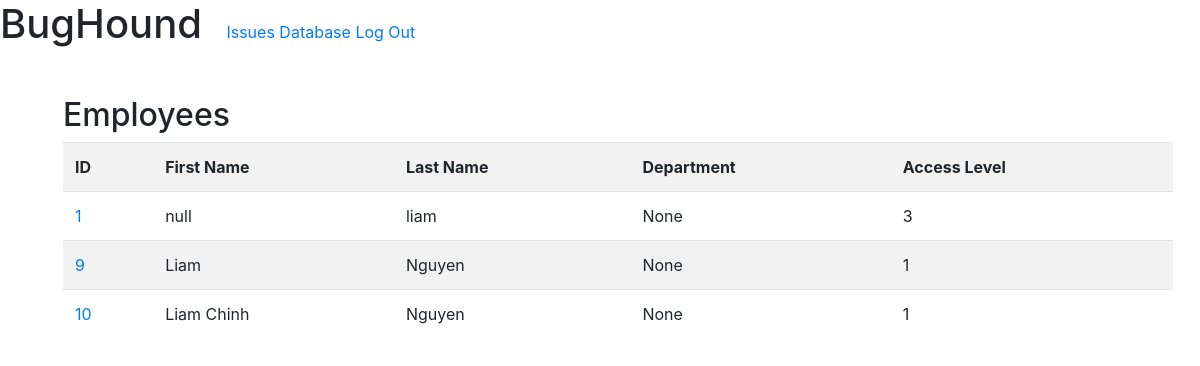
/employees/, run on an earlier commit of the app's database.
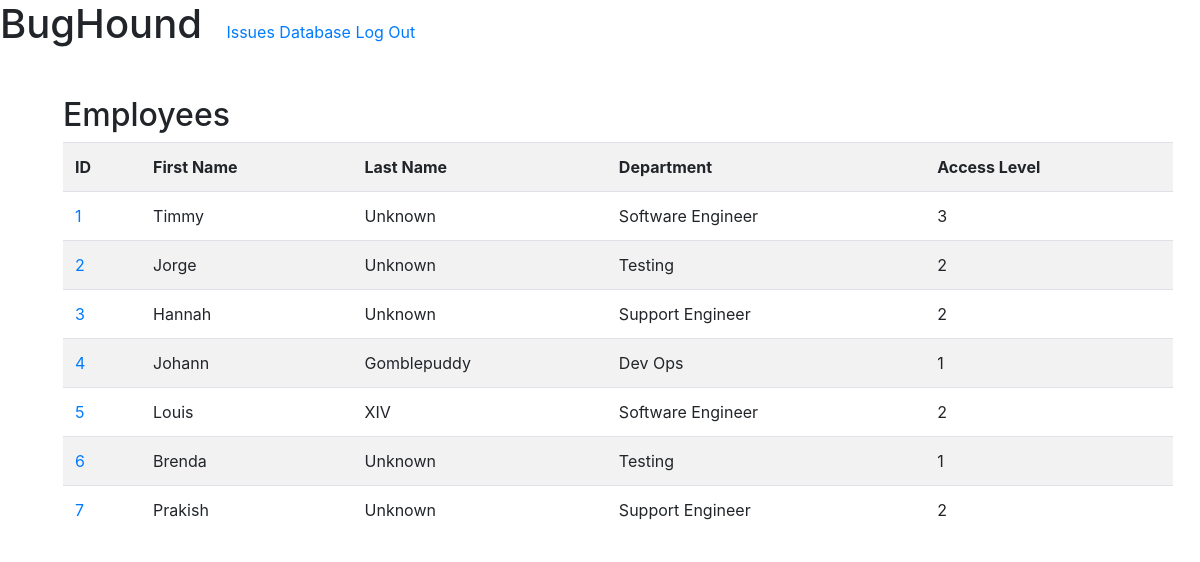
And on a later commit of the database.
### issues/models.py (models this page shows, shortened)
class Employee(models.Model):
    levelChoices = (
        (1, '1'),
        (2, '2'),
        (3, '3'),
    )
    user = models.OneToOneField(User, on_delete=models.CASCADE, unique=True)
    first_name = models.CharField(max_length=200)
    last_name = models.CharField(max_length=200)
    level = models.IntegerField(choices=levelChoices, default=1)
    department = models.ForeignKey(Department, on_delete=models.CASCADE, null=True, blank=True)

class Department(models.Model):
    name = models.CharField(
        max_length=200,
        unique=True,
        null=False,
        blank=False)
    def __str__(self):
        return self.name

### issues/views.py (the view)
# urls.py: path('employees/', employee_view, name='employee_view'),
def employee_view(request):
    employees = Employee.objects.all()
    if request.method == 'POST':
        form = EmployeeForm(request.POST)
        if form.is_valid():
            data = form.cleaned_data
            newUser = User.objects.create_user(username=data['username'],
                            password=data['password'])
            if data['level'] > 2:
                newUser.is_superuser = True
            newUser.is_staff = True
            employee = Employee(name=data['name'],
                                username=data['username'],
                                level=data['level'],
                                password=data['password'],
                                departmentID=data['departmentID'])
            employee.save()
            newUser.save()
    else:
        form = EmployeeForm()
    print(dir(employees[0]))
    context = {
        'employees' : employees,
        'form' : form
        }
    return render(request, 'issues/pages/employees/employees.html', context)

### issues/templates/issues/pages/employees/employees.html
{% extends "issues/base.html" %}
{% load crispy_forms_tags %}
{% block content %}
  <h2>Employees</h2>
  <table class="table table-striped">
    <tr>
      <th>ID</th>
      <th>First Name</th>
      <th>Last Name</th>
      <th>Department</th>
      <th>Access Level</th>
    </tr>
    {% for employee in employees %}
    <tr>
      <td><a href="{% url 'EmployeeUpdateView' employee.id%}" >{{ employee.id }}</a></td>
      <td>{{ employee.first_name }}</td>
      <td>{{ employee.last_name }}</td>
      <td>{{ employee.department }}</td>
      <td>{{ employee.level }}</td>
    </tr>
  {% endfor %}
  </table >
{% endblock %}

### issues/templates/issues/base.html (shortened to what this page needs)
<!doctype html>
<html lang="en">
  <head>
    <link rel="stylesheet" href="https://stackpath.bootstrapcdn.com/bootstrap/4.4.1/css/bootstrap.min.css">
  </head>
  <body>
    <header>
      <h1 style="display: inline; margin-right:20px;">BugHound</h1>
      <nav style="display: inline;">
        <a href="{% url 'IssueListView' %}">Issues</a>
        <a href="{% url 'database_view' %}">Database</a>
        <a href="{% url 'logout_view' %}">Log Out</a>
      </nav>
    </header>
    <div class="container m-5">
      {% block content %}
      {% endblock %}
    </div>
  </body>
</html>

What changed in the data, as far as the page shows it:
removed Employee: id "9", first_name "Liam", last_name "Nguyen", department "None", level "1"
removed Employee: id "10", first_name "Liam Chinh", last_name "Nguyen", department "None", level "1"
changed Employee id 1: first_name "null" → "Timmy"; last_name "liam" → "Unknown"; department "None" → "Software Engineer"
added Employee: id "2", first_name "Jorge", last_name "Unknown", department "Testing", level "2"
added Employee: id "3", first_name "Hannah", last_name "Unknown", department "Support Engineer", level "2"
added Employee: id "4", first_name "Johann", last_name "Gomblepuddy", department "Dev Ops", level "1"
added Employee: id "5", first_name "Louis", last_name "XIV", department "Software Engineer", level "2"
added Employee: id "6", first_name "Brenda", last_name "Unknown", department "Testing", level "1"
added Employee: id "7", first_name "Prakish", last_name "Unknown", department "Support Engineer", level "2"
